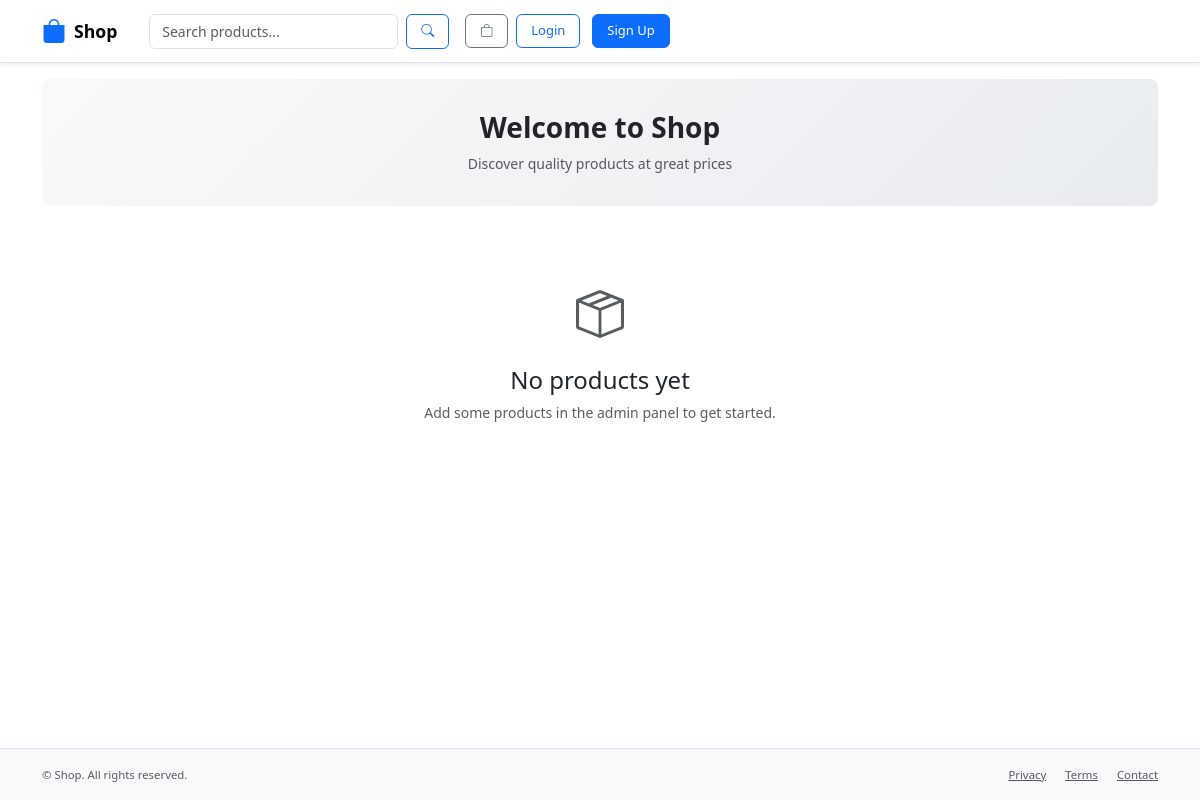
Before: / with the older database file.
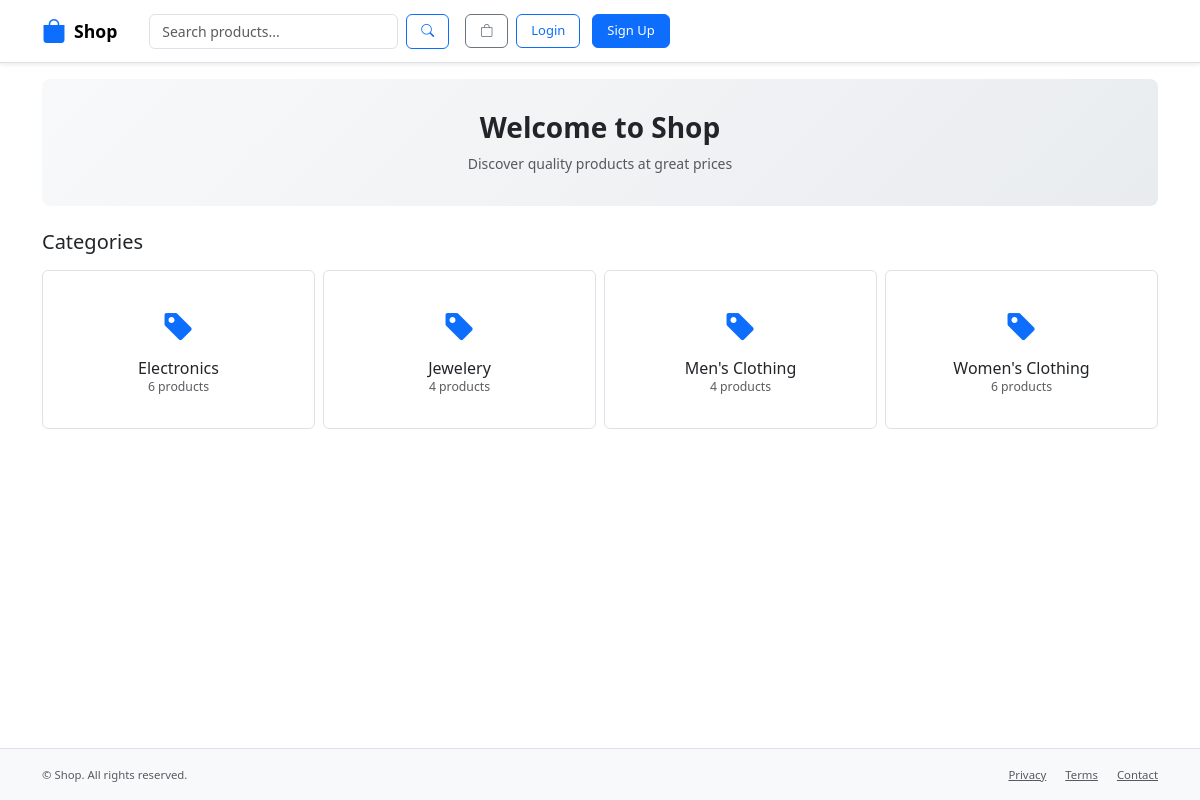
After: the same page with the newer database file.
### product/models.py (models this page shows, shortened)
class Category(models.Model):
    title = models.CharField(max_length=200, unique=True)
    slug = models.SlugField(unique=True)
    featured = models.BooleanField(default=False)
    created_date = models.DateTimeField(auto_now_add=True)
    class Meta:
        ordering = ["title"]

### product/views.py (the view)
# urls.py: path("", Home.as_view(), name="home"),
class Home(generic.TemplateView):
    template_name = "home.html"
    def get_context_data(self, **kwargs):
        context = super().get_context_data(**kwargs)
        context.update(
            {
                "featured_categories": Category.objects.filter(featured=True),
                "featured_products": Product.objects.filter(featured=True),
                "sliders": Slider.objects.filter(show=True),
            }
        )
        return context

### cart/carts.py (called while the page is built)
    def __len__(self):
        return len(list(self.cart.keys()))

### cart/context_processors.py (called while the page is built)
def cart(request):
    cached = getattr(request, "_cart", None)
    if cached is None:
        cached = Cart(request)
        request._cart = cached
    cart_instance = cached
    if len(list(cart_instance.cart.keys())) < 1:
        try:
            del cart_instance.session[cart_instance.coupon_id]
            cart_instance.coupon = None
        except KeyError:
            pass
    return {"cart": cart_instance}

### product/context_processors.py (called while the page is built)
def categories(request):
    return {"categories":Category.objects.all()}

### templates/home.html (shortened to what this page needs)
{% extends 'base.html' %}
{% load static %}
{% block content %}
<div class="hero text-center">
  <h1 class="h3 fw-bold mb-2">Welcome to Shop</h1>
  <p class="text-muted mb-0">Discover quality products at great prices</p>
</div>
{% if featured_categories %}
<section class="mb-4">
  <div class="d-flex justify-content-between align-items-center mb-3">
    <h2 class="h5 mb-0">Categories</h2>
  </div>
  <div class="row g-2">
    {% for category in featured_categories %}
    <div class="col-6 col-md-4 col-lg-3">
      <a href="{% url 'category-details' category.slug %}" class="text-decoration-none text-dark">
        <div class="card h-100 text-center p-3">
          <div class="card-body d-flex flex-column justify-content-center">
            <i class="bi bi-tag-fill text-primary mb-2" style="font-size: 2rem;"></i>
            <h6 class="mb-0">{{ category.title|title }}</h6>
            <small class="text-muted">{{ category.products.count }} products</small>
          </div>
        </div>
      </a>
    </div>
    {% endfor %}
  </div>
</section>
{% endif %}
{% if not featured_products and not featured_categories %}
<div class="text-center py-5">
  <i class="bi bi-box-seam text-muted" style="font-size: 3rem;"></i>
  <h4 class="mt-3">No products yet</h4>
  <p class="text-muted">Add some products in the admin panel to get started.</p>
</div>
{% endif %}
{% endblock %}

### templates/base.html (shortened to what this page needs)
<!DOCTYPE html>
<html lang="en">
<head>
    {% load static %}
    <link href="https://cdn.jsdelivr.net/npm/bootstrap@5.3.2/dist/css/bootstrap.min.css" rel="stylesheet">
    <link href="https://cdn.jsdelivr.net/npm/bootstrap-icons@1.11.1/font/bootstrap-icons.css" rel="stylesheet">
    <link rel="stylesheet" href="{% static 'css/app.css' %}">
</head>
<body class="d-flex flex-column min-vh-100">
    {% include 'header.html' %}
    <main class="flex-fill container py-3">
        {% block content %}{% endblock %}
    </main>
    {% include 'footer.html' %}
</body>
</html>

### templates/header.html (shortened to what this page needs)
{% load static %}
<nav class="navbar navbar-expand-lg navbar-light bg-white border-bottom shadow-sm sticky-top">
  <div class="container">
    <a class="navbar-brand d-flex align-items-center gap-2" href="{% url 'home' %}">
      <i class="bi bi-bag-fill text-primary" style="font-size: 1.5rem;"></i>
      <span>Shop</span>
    </a>
    <div class="collapse navbar-collapse" id="navbarNav">
      <form class="d-flex flex-grow-1 mx-3 navbar-search" action="{% url 'search-products' %}" method="get">
        <input name="key" type="search" class="form-control" placeholder="Search products..." value="{{ request.GET.key|default:'' }}">
        <button class="btn btn-outline-primary ms-2" type="submit"><i class="bi bi-search"></i></button>
      </form>
      <div class="d-flex align-items-center gap-2">
        <a href="{% url 'cart' %}" class="btn btn-outline-secondary position-relative" title="Cart">
          <i class="bi bi-bag"></i>
        </a>
        {% if request.user.is_authenticated %}
        <div class="dropdown">
          <button class="btn btn-outline-secondary dropdown-toggle d-flex align-items-center gap-1" type="button" data-bs-toggle="dropdown">
            <i class="bi bi-person"></i>
            <span class="d-none d-sm-inline">{{ request.user.username }}</span>
          </button>
          <ul class="dropdown-menu dropdown-menu-end">
            <li><a class="dropdown-item" href="{% url 'order-history' %}"><i class="bi bi-receipt me-2"></i>Orders</a></li>
            <li><a class="dropdown-item" href="{% url 'change_password' %}"><i class="bi bi-key me-2"></i>Change Password</a></li>
            <li><hr class="dropdown-divider"></li>
            <li><a class="dropdown-item text-danger" href="{% url 'logout' %}"><i class="bi bi-box-arrow-right me-2"></i>Logout</a></li>
          </ul>
        </div>
        {% else %}
        <a href="{% url 'login' %}" class="btn btn-outline-primary">Login</a>
        <a href="{% url 'registration' %}" class="btn btn-primary ms-1">Sign Up</a>
        {% endif %}
      </div>
    </div>
  </div>
</nav>

### templates/footer.html
{% load static %}
<footer class="bg-light py-3 mt-auto">
  <div class="container">
    <div class="row">
      <div class="col-md-6 text-center text-md-start">
        <small class="text-muted">&copy; {{ now|date:"Y" }} Shop. All rights reserved.</small>
      </div>
      <div class="col-md-6 text-center text-md-end">
        <small class="text-muted">
          <a href="#" class="text-muted me-3">Privacy</a>
          <a href="#" class="text-muted me-3">Terms</a>
          <a href="#" class="text-muted">Contact</a>
        </small>
      </div>
    </div>
  </div>
</footer>

### static/css/app.css (style rules this page uses)
:root { --bs-font-size-base: 0.875rem; --bs-body-line-height: 1.5; }
body { font-size: var(--bs-font-size-base); }
.card { border: 1px solid #dee2e6; border-radius: 0.375rem; transition: box-shadow 0.2s; }
.navbar { padding: 0.5rem 1rem; }
.navbar-brand { font-weight: 600; font-size: 1.1rem; }
.btn { font-size: 0.8125rem; padding: 0.375rem 0.875rem; }
.form-control, .form-select { font-size: 0.875rem; padding: 0.375rem 0.75rem; }
footer { font-size: 0.8125rem; border-top: 1px solid #dee2e6; margin-top: auto; }
.navbar-search { max-width: 300px; }
.hero { background: linear-gradient(135deg, #f8f9fa 0%, #e9ecef 100%); border-radius: 0.5rem; padding: 2rem 1rem; margin-bottom: 1.5rem; }

Changed rows visible on the page:
added Category: title "Electronics", products.count "6"
added Category: title "Jewelery", products.count "4"
added Category: title "Men's Clothing", products.count "4"
added Category: title "Women's Clothing", products.count "6"
Other visible differences:
text no longer shown: "No products yet Add some products in the admin panel to get started."
text now shown: "Categories"
